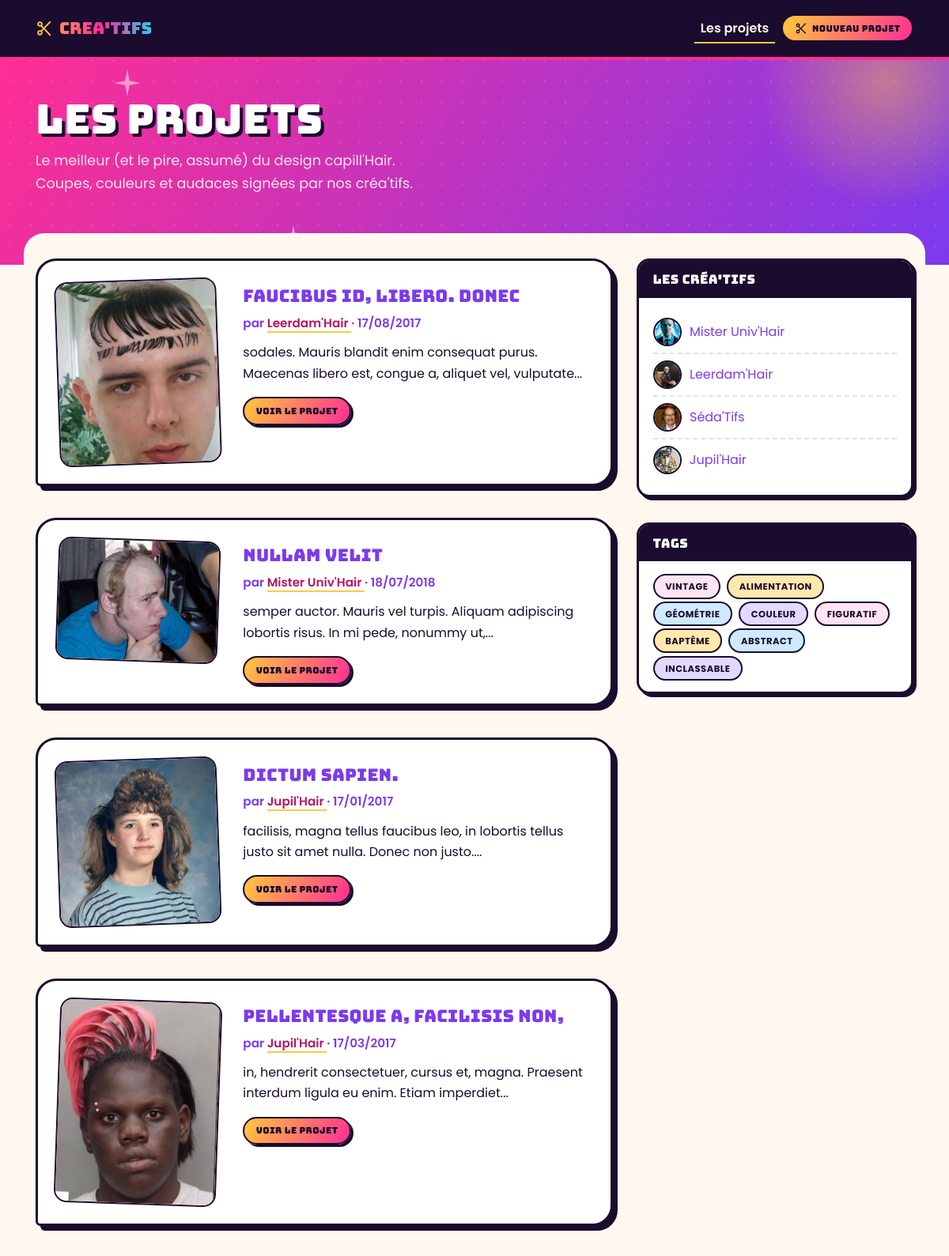
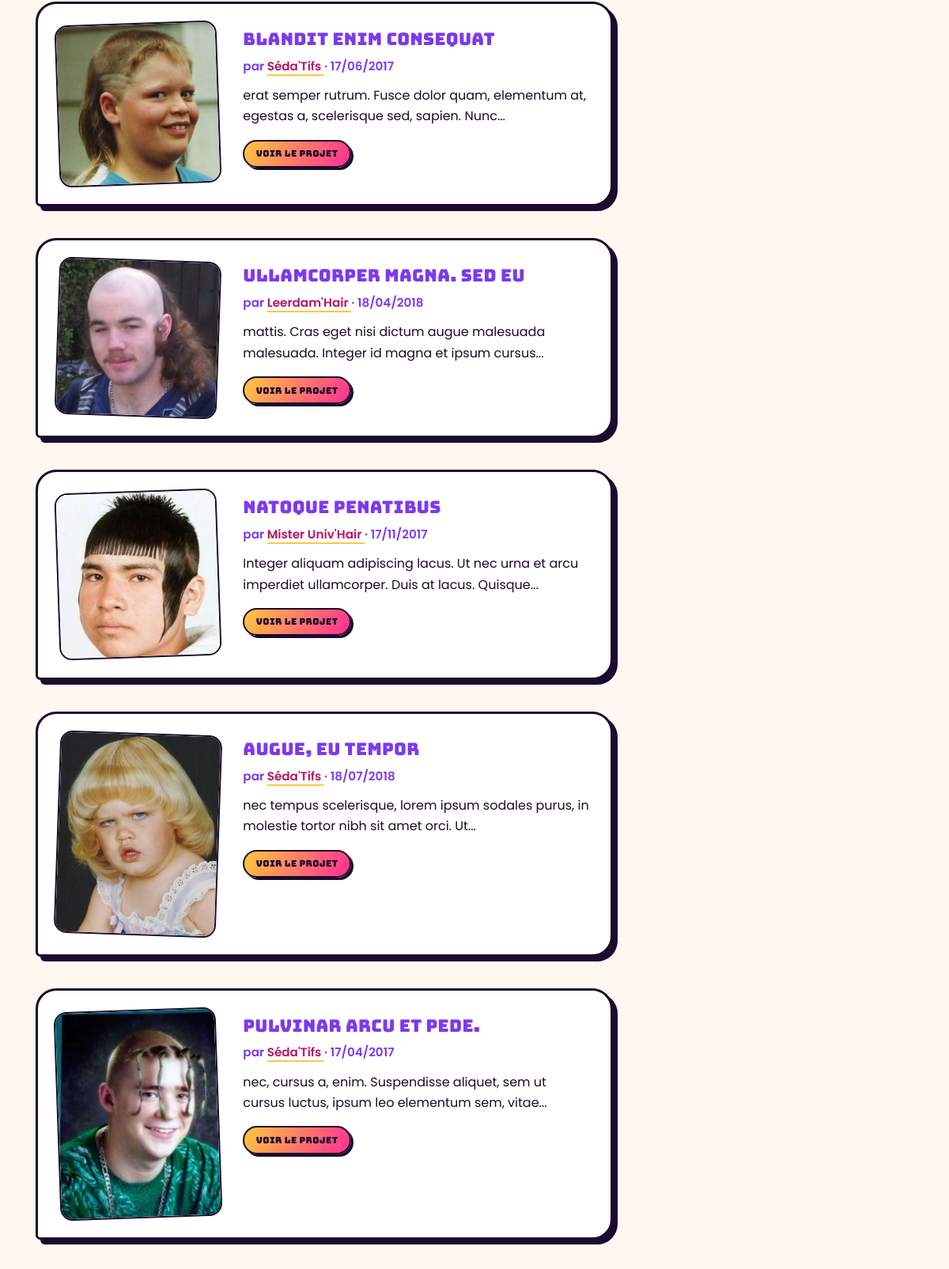
The page / (upper part) on the database its author committed (2 pictures, top to bottom).
### tables this page shows
CREATE TABLE `projets` (
  `id` int(10) unsigned NOT NULL AUTO_INCREMENT,
  `titre` varchar(45) NOT NULL,
  `texte` text,
  `dateCreation` datetime NOT NULL,
  `image` varchar(45) DEFAULT NULL,
  `creatif` int(10) unsigned NOT NULL,
  PRIMARY KEY (`id`),
  KEY `fk_projets_creatifs_idx` (`creatif`),
  CONSTRAINT `fk_projets_creatifs` FOREIGN KEY (`creatif`) REFERENCES `creatifs` (`id`) ON DELETE NO ACTION ON UPDATE NO ACTION
);

CREATE TABLE `creatifs` (
  `id` int(10) unsigned NOT NULL AUTO_INCREMENT,
  `pseudo` varchar(45) NOT NULL,
  `bio` text,
  `image` varchar(45) DEFAULT NULL,
  PRIMARY KEY (`id`)
);

CREATE TABLE `tags` (
  `id` int(10) unsigned NOT NULL AUTO_INCREMENT,
  `nom` varchar(45) NOT NULL,
  PRIMARY KEY (`id`)
);

### public/index.php (called while the page is built, shortened)
<?php
require_once '../app/routers/index.php';
require_once '../app/views/templates/default.php';

### app/controllers/pagesController.php (called while the page is built, shortened)
<?php
include '../app/models/auteursModel.php';
include '../app/models/tagsModel.php';
include '../app/models/projectsModel.php';
function dashboardAction(PDO $connexion)
{
    $auteurs = AuteursModel\getAuthors($connexion);
    $tags = TagsModel\getTags($connexion);
    $page = isset($_GET['page']) ? (int) $_GET['page'] : 1;
    if (isset($_GET['tag'])) {
        $tagId = (int) $_GET['tag'];
        $projects = TagsModel\getProjectsByTag(
            $connexion,
            $tagId,
            $page
        );
        $totalProjects = TagsModel\countProjectsByTag(
            $connexion,
            $tagId
        );
    }
     else {
        $projects = ProjectsModel\getProjects(
            $connexion,
            $page
        );
    }
}

### app/models/projectsModel.php (called while the page is built, shortened)
<?php
function getProjects(PDO $connexion, int $page = 1)
{
    $limit = 10;
    $offset = ($page - 1) * $limit;
    $sql = "SELECT projets.*, creatifs.pseudo
            FROM projets
            INNER JOIN creatifs
                ON projets.creatif = creatifs.id
            ORDER BY projets.id ASC
            LIMIT $limit OFFSET $offset";
    $stmt = $connexion->prepare($sql);
    $stmt->execute();
    return $stmt->fetchAll(PDO::FETCH_ASSOC);
}

### app/routers/projectsRouter.php (called while the page is built, shortened)
<?php
include_once '../app/controllers/pagesController.php';
function routeProjects(PDO $connexion): bool
{
    if (!isset($_GET['projects'])) {
        \App\Controllers\PagesController\dashboardAction($connexion);
        return true;
    }
    return false;
}

### app/routers/index.php (called while the page is built, shortened)
<?php
include_once '../app/routers/projectsRouter.php';
routeProjects($connexion);

### core/helpers.php (called while the page is built, shortened)
<?php
function slugify(string $texte): string
{
    $texte = strtolower($texte);
    $texte = str_replace(
        ['é', 'è', 'ê', 'à', 'ç', 'â'],
        ['e', 'e', 'e', 'a', 'c', 'a'],
        $texte
    );
    $texte = str_replace(
        [' ', '.', '!', '?', "'", ';', ','],
        '-',
        $texte
    );
    $texte = preg_replace('/-+/', '-', $texte);
    $texte = trim($texte, '-');
    return $texte;
}
function truncate(string $texte, int $x): string
{
    $texte = substr($texte, 0, $x);
    $position = strrpos($texte, ' ');
    if ($position !== false) {
        $texte = substr($texte, 0, $position);
    }
    return $texte . '...';
}

### app/models/auteursModel.php (called while the page is built, shortened)
<?php
function getAuthors(PDO $connexion)
{
    $sql = "SELECT * FROM creatifs";
    $stmt = $connexion->prepare($sql);
    $stmt->execute();
    return $stmt->fetchAll(PDO::FETCH_ASSOC);
}

### app/models/tagsModel.php (called while the page is built, shortened)
<?php
function getTags(PDO $connexion)
{
    $sql = "SELECT * FROM tags";
    $stmt = $connexion->prepare($sql);
    $stmt->execute();
    return $stmt->fetchAll(PDO::FETCH_ASSOC);
}

### app/views/templates/partials/_main.php (the view, shortened to what this page needs)
<div class="container ct-content-wrap">
  <div class="row">
    <div class="col-lg-8">
      <?php foreach ($projects as $project): ?>
        <article class="ct-card">
          <div class="row">
            <div class="col-md-4">
              <a href="projets/<?= $project['id'] ?>/<?= slugify($project['titre']) ?>.html">
                <img
                  class="img-fluid mb-3 mb-md-0"
                  src="images/<?= $project['image'] ?>"
                  alt="<?= $project['titre'] ?>">
              </a>
            </div>
            <div class="col-md-8">
              <h3>
                <a href="projets/<?= $project['id'] ?>/<?= slugify($project['titre']) ?>.html">
                  <?= $project['titre'] ?>
                </a>
              </h3>
              <p class="ct-byline">
                par
                <a href="creatifs/<?= $project['creatif'] ?>.html">
                  <?= $project['pseudo'] ?>
                </a>
                · <?= date('d/m/Y', strtotime($project['dateCreation'])) ?>
              </p>
              <p>
                <?= truncate($project['texte'], 100) ?>
              </p>
              <a
                class="ct-btn ct-btn--primary ct-btn--sm"
                href="projets/<?= $project['id'] ?>/<?= slugify($project['titre']) ?>.html">
                Voir le projet
              </a>
            </div>
          </div>
        </article>
      <?php endforeach; ?>
    </div>
    <?php require_once '../app/views/templates/partials/_aside.php'; ?>
  </div>
</div>

### app/views/templates/partials/_auteurs.php (shortened to what this page needs)
<div class="ct-side-card">
  <h5 class="ct-side-card__head">
    Les créa'tifs
  </h5>
  <div class="ct-side-card__body">
    <ul class="ct-creatif-list">
      <?php foreach ($auteurs as $auteur): ?>
        <li>
          <img
            class="ct-avatar"
            src="images/<?= $auteur['image'] ?>"
            alt="">
          <a href="creatifs/<?= $auteur['id'] ?>.html">
            <?= $auteur['pseudo'] ?>
          </a>
        </li>
      <?php endforeach; ?>
    </ul>
  </div>
</div>

### app/views/templates/partials/_tags.php (shortened to what this page needs)
<div class="ct-side-card">
    <h5 class="ct-side-card__head">
        Tags
    </h5>
    <div class="ct-side-card__body">
        <ul class="ct-tags">
            <?php foreach ($tags as $tag): ?>
                <li>
                    <a
                        class="ct-tag"
                        href="?tag=<?= $tag['id'] ?>">
                        <?= $tag['nom'] ?>
                    </a>
                </li>
            <?php endforeach; ?>
        </ul>
    </div>
</div>

### public/css/creatifs.css (style rules this page uses)
:root { --magenta: #ff2e93; --magenta-deep: #b81368; --violet: #7c3aed; --gold: #ffc93c; --cyan: #22d3ee; --ink: #1b0b2e; --cream: #fff8f0; --pink-soft: #ffe4f2; --white: #ffffff; --gradient-glam: linear-gradient(120deg, var(--magenta) 0%, var(--violet) 100%); --gradient-gold: linear-gradient(120deg, var(--gold) 0%, var(--magenta) 100%); --radius-lg: 26px; --radius-md: 16px; --radius-sm: 10px; --shadow-hard: 6px 6px 0 var(--ink); --shadow-hard-sm: 4px 4px 0 var(--ink); --shadow-hard-xs: 3px 3px 0 var(--ink); --border-thick: 3px solid var(--ink); --border-thin: 2px solid var(--ink); }
html { scroll-behavior: smooth; }
body { padding-top: 64px; background: var(--cream); font-family: "Poppins", -apple-system, "Segoe UI", sans-serif; color: var(--ink); font-size: 1rem; line-height: 1.65; }
h1, h2, h3, h4, h5, .ct-display { font-family: "Bungee", "Poppins", sans-serif; font-weight: 400; letter-spacing: 0.3px; color: var(--ink); }
a { color: var(--violet); text-decoration: none; }
.ct-content-wrap { position: relative; z-index: 2; background: var(--cream); border-radius: var(--radius-lg) var(--radius-lg) 0 0; padding-top: 2rem; }
.ct-card { background: var(--white); border: var(--border-thick); border-radius: var(--radius-lg) var(--radius-lg) var(--radius-lg) 6px; box-shadow: var(--shadow-hard); padding: 1.5rem; margin-bottom: 2.5rem; transition: transform 0.15s ease, box-shadow 0.15s ease; }
.ct-card img { border: var(--border-thin); border-radius: var(--radius-md); transform: rotate(-2deg); }
.ct-card:nth-of-type(even) img { transform: rotate(2deg); }
.ct-card h3 { font-size: 1.35rem; margin-top: 0.5rem; }
.ct-byline { font-family: "Poppins", sans-serif; font-weight: 600; font-size: 0.95rem; color: var(--violet); margin-bottom: 0.75rem; }
.ct-byline a { color: var(--magenta-deep); border-bottom: 2px solid var(--gold); }
.ct-btn { font-family: "Bungee", sans-serif; font-weight: 400; font-size: 0.85rem; letter-spacing: 0.4px; padding: 0.65rem 1.4rem; border-radius: 999px; border: var(--border-thin); display: inline-flex; align-items: center; gap: 0.4rem; box-shadow: var(--shadow-hard-xs); transition: transform 0.12s ease, box-shadow 0.12s ease; }
.ct-btn--primary { background: var(--gradient-gold); color: var(--ink); border-color: var(--ink); }
.ct-btn--sm { font-size: 0.7rem; padding: 0.4rem 0.9rem; }
.ct-tags { display: flex; flex-wrap: wrap; gap: 0.5rem; list-style: none; padding: 0; margin: 0; }
.ct-tag { font-size: 0.72rem; font-weight: 700; text-transform: uppercase; letter-spacing: 0.5px; padding: 0.35rem 0.85rem; border-radius: 999px; border: 2px solid var(--ink); color: var(--ink); background: var(--pink-soft); }
.ct-tags li:nth-child(4n+1) .ct-tag { background: var(--pink-soft); }
.ct-tags li:nth-child(4n+2) .ct-tag { background: #ffe9ad; }
.ct-tags li:nth-child(4n+3) .ct-tag { background: #cdeaff; }
.ct-tags li:nth-child(4n+4) .ct-tag { background: #e2d9ff; }
.ct-side-card { background: var(--white); border: var(--border-thick); border-radius: var(--radius-md); box-shadow: var(--shadow-hard-sm); margin-bottom: 2rem; overflow: hidden; }
.ct-side-card__head { background: var(--ink); color: var(--white); font-family: "Bungee", sans-serif; font-size: 1rem; padding: 0.85rem 1.1rem; margin: 0; display: flex; align-items: center; gap: 0.5rem; }
.ct-side-card__body { padding: 1.1rem; }
.ct-creatif-list { list-style: none; padding: 0; margin: 0; }
.ct-creatif-list li { display: flex; align-items: center; gap: 0.65rem; padding: 0.5rem 0; border-bottom: 2px dashed rgba(27, 11, 46, 0.12); }
.ct-creatif-list li:last-child { border-bottom: none; }
.ct-avatar { width: 36px; height: 36px; border-radius: 50%; object-fit: cover; border: 2px solid var(--ink); flex-shrink: 0; }

### rows shown on the page
projets: image (picture), titre "faucibus id, libero. Donec", creatif.pseudo "Leerdam'Hair", dateCreation "17/08/2017", texte "sodales. Mauris blandit enim consequat purus. Maecenas libero est, congue a, aliquet vel, vulputate..."
projets: image (picture), titre "Nullam velit", creatif.pseudo "Mister Univ'Hair", dateCreation "18/07/2018", texte "semper auctor. Mauris vel turpis. Aliquam adipiscing lobortis risus. In mi pede, nonummy ut,..."
projets: image (picture), titre "dictum sapien.", creatif.pseudo "Jupil'Hair", dateCreation "17/01/2017", texte "facilisis, magna tellus faucibus leo, in lobortis tellus justo sit amet nulla. Donec non justo...."
projets: image (picture), titre "pellentesque a, facilisis non,", creatif.pseudo "Jupil'Hair", dateCreation "17/03/2017", texte "in, hendrerit consectetuer, cursus et, magna. Praesent interdum ligula eu enim. Etiam imperdiet..."
projets: image (picture), titre "blandit enim consequat", creatif.pseudo "Séda'Tifs", dateCreation "17/06/2017", texte "erat semper rutrum. Fusce dolor quam, elementum at, egestas a, scelerisque sed, sapien. Nunc..."
projets: image (picture), titre "ullamcorper magna. Sed eu", creatif.pseudo "Leerdam'Hair", dateCreation "18/04/2018", texte "mattis. Cras eget nisi dictum augue malesuada malesuada. Integer id magna et ipsum cursus..."
projets: image (picture), titre "natoque penatibus", creatif.pseudo "Mister Univ'Hair", dateCreation "17/11/2017", texte "Integer aliquam adipiscing lacus. Ut nec urna et arcu imperdiet ullamcorper. Duis at lacus. Quisque..."
projets: image (picture), titre "augue, eu tempor", creatif.pseudo "Séda'Tifs", dateCreation "18/07/2018", texte "nec tempus scelerisque, lorem ipsum sodales purus, in molestie tortor nibh sit amet orci. Ut..."
projets: image (picture), titre "pulvinar arcu et pede.", creatif.pseudo "Séda'Tifs", dateCreation "17/04/2017", texte "nec, cursus a, enim. Suspendisse aliquet, sem ut cursus luctus, ipsum leo elementum sem, vitae..."
creatifs: image (picture), pseudo "Mister Univ'Hair"
creatifs: image (picture), pseudo "Leerdam'Hair"
creatifs: image (picture), pseudo "Séda'Tifs"
creatifs: image (picture), pseudo "Jupil'Hair"
tags: nom "VINTAGE"
tags: nom "ALIMENTATION"
tags: nom "GÉOMÉTRIE"
tags: nom "COULEUR"
tags: nom "FIGURATIF"
tags: nom "BAPTÊME"
tags: nom "ABSTRACT"
tags: nom "INCLASSABLE"
